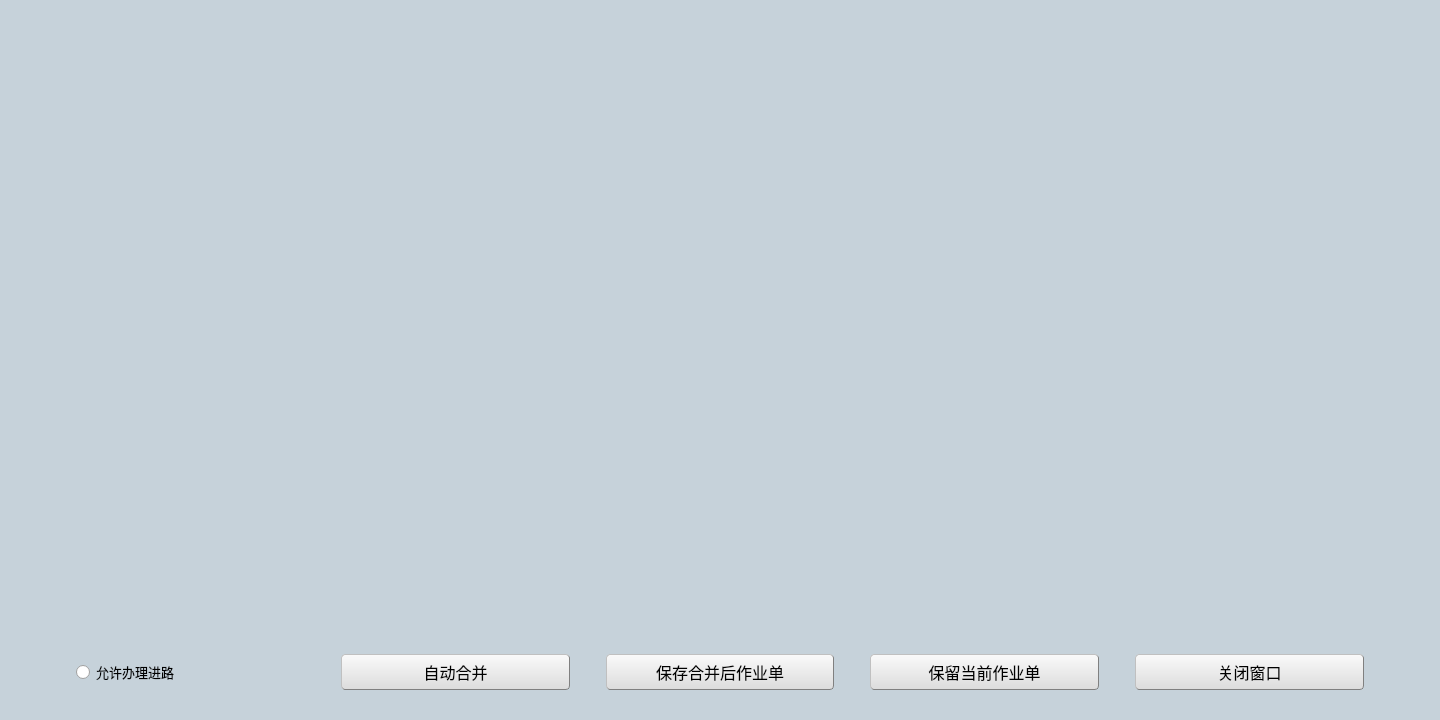
<?xml version="1.0" encoding="UTF-8"?>
<ui version="4.0">
 <class>NewWorksheetsWnd</class>
 <widget class="QWidget" name="NewWorksheetsWnd">
  <property name="geometry">
   <rect>
    <x>0</x>
    <y>0</y>
    <width>1440</width>
    <height>720</height>
   </rect>
  </property>
  <property name="minimumSize">
   <size>
    <width>0</width>
    <height>720</height>
   </size>
  </property>
  <property name="palette">
   <palette>
    <active>
     <colorrole role="Button">
      <brush brushstyle="SolidPattern">
       <color alpha="255">
        <red>198</red>
        <green>210</green>
        <blue>218</blue>
       </color>
      </brush>
     </colorrole>
     <colorrole role="Base">
      <brush brushstyle="SolidPattern">
       <color alpha="255">
        <red>198</red>
        <green>210</green>
        <blue>218</blue>
       </color>
      </brush>
     </colorrole>
     <colorrole role="Window">
      <brush brushstyle="SolidPattern">
       <color alpha="255">
        <red>198</red>
        <green>210</green>
        <blue>218</blue>
       </color>
      </brush>
     </colorrole>
    </active>
    <inactive>
     <colorrole role="Button">
      <brush brushstyle="SolidPattern">
       <color alpha="255">
        <red>198</red>
        <green>210</green>
        <blue>218</blue>
       </color>
      </brush>
     </colorrole>
     <colorrole role="Base">
      <brush brushstyle="SolidPattern">
       <color alpha="255">
        <red>198</red>
        <green>210</green>
        <blue>218</blue>
       </color>
      </brush>
     </colorrole>
     <colorrole role="Window">
      <brush brushstyle="SolidPattern">
       <color alpha="255">
        <red>198</red>
        <green>210</green>
        <blue>218</blue>
       </color>
      </brush>
     </colorrole>
    </inactive>
    <disabled>
     <colorrole role="Button">
      <brush brushstyle="SolidPattern">
       <color alpha="255">
        <red>198</red>
        <green>210</green>
        <blue>218</blue>
       </color>
      </brush>
     </colorrole>
     <colorrole role="Base">
      <brush brushstyle="SolidPattern">
       <color alpha="255">
        <red>198</red>
        <green>210</green>
        <blue>218</blue>
       </color>
      </brush>
     </colorrole>
     <colorrole role="Window">
      <brush brushstyle="SolidPattern">
       <color alpha="255">
        <red>198</red>
        <green>210</green>
        <blue>218</blue>
       </color>
      </brush>
     </colorrole>
    </disabled>
   </palette>
  </property>
  <property name="windowTitle">
   <string>接收新作业单 - TDCS/CTC3.0通用车站操作终端</string>
  </property>
  <property name="styleSheet">
   <string notr="true">QPushButton
{
	background-color: rgb(240, 240, 240);
	border:1px groove gray;
	border-radius:4px;
	padding:2px 4px;
	border-style:outset;
	background-color: qlineargradient(spread:pad, x1:0, y1:1, x2:0, y2:0, stop:0 rgba(220, 220, 220, 255), stop:1 rgba(250, 250, 250, 255));
}

QPushButton:hover
{
	background-color: rgb(229, 241, 251);
	color:black
}
QPushButton:pressed
{
	background-color: rgb(204, 228, 247);
	border-style:inset
}</string>
  </property>
  <layout class="QVBoxLayout" name="verticalLayout">
   <property name="spacing">
    <number>12</number>
   </property>
   <property name="leftMargin">
    <number>12</number>
   </property>
   <property name="topMargin">
    <number>12</number>
   </property>
   <property name="rightMargin">
    <number>12</number>
   </property>
   <property name="bottomMargin">
    <number>12</number>
   </property>
   <item>
    <widget class="QWidget" name="widget" native="true">
     <layout class="QHBoxLayout" name="horizontalLayout">
      <property name="spacing">
       <number>8</number>
      </property>
      <property name="leftMargin">
       <number>12</number>
      </property>
      <property name="topMargin">
       <number>12</number>
      </property>
      <property name="rightMargin">
       <number>12</number>
      </property>
      <property name="bottomMargin">
       <number>12</number>
      </property>
      <item>
       <widget class="Worksheets" name="receiveTable" native="true"/>
      </item>
      <item>
       <widget class="Worksheets" name="currentTable" native="true"/>
      </item>
      <item>
       <widget class="QLabel" name="label">
        <property name="minimumSize">
         <size>
          <width>48</width>
          <height>48</height>
         </size>
        </property>
        <property name="maximumSize">
         <size>
          <width>48</width>
          <height>48</height>
         </size>
        </property>
        <property name="styleSheet">
         <string notr="true">image: url(:/data/res/arrow.png);</string>
        </property>
        <property name="text">
         <string/>
        </property>
        <property name="textFormat">
         <enum>Qt::MarkdownText</enum>
        </property>
       </widget>
      </item>
      <item>
       <widget class="Worksheets" name="mergeTable" native="true">
        <property name="styleSheet">
         <string notr="true">
QLabel 
{
    image: url(:/res/resource/arrow.png);
}</string>
        </property>
       </widget>
      </item>
     </layout>
    </widget>
   </item>
   <item>
    <widget class="QWidget" name="widget_5" native="true">
     <property name="minimumSize">
      <size>
       <width>0</width>
       <height>72</height>
      </size>
     </property>
     <property name="maximumSize">
      <size>
       <width>16777215</width>
       <height>72</height>
      </size>
     </property>
     <layout class="QHBoxLayout" name="horizontalLayout_2">
      <property name="spacing">
       <number>36</number>
      </property>
      <property name="leftMargin">
       <number>64</number>
      </property>
      <property name="topMargin">
       <number>12</number>
      </property>
      <property name="rightMargin">
       <number>64</number>
      </property>
      <property name="bottomMargin">
       <number>12</number>
      </property>
      <item>
       <widget class="QRadioButton" name="radioButton">
        <property name="minimumSize">
         <size>
          <width>120</width>
          <height>24</height>
         </size>
        </property>
        <property name="maximumSize">
         <size>
          <width>16777215</width>
          <height>24</height>
         </size>
        </property>
        <property name="font">
         <font>
          <family>微软雅黑</family>
          <pointsize>10</pointsize>
         </font>
        </property>
        <property name="text">
         <string>允许办理进路</string>
        </property>
       </widget>
      </item>
      <item>
       <widget class="QPushButton" name="autoMergeBtn">
        <property name="minimumSize">
         <size>
          <width>160</width>
          <height>36</height>
         </size>
        </property>
        <property name="maximumSize">
         <size>
          <width>16777215</width>
          <height>36</height>
         </size>
        </property>
        <property name="font">
         <font>
          <family>微软雅黑</family>
          <pointsize>12</pointsize>
         </font>
        </property>
        <property name="text">
         <string>自动合并</string>
        </property>
       </widget>
      </item>
      <item>
       <widget class="QPushButton" name="saveMergeBtn">
        <property name="minimumSize">
         <size>
          <width>160</width>
          <height>36</height>
         </size>
        </property>
        <property name="maximumSize">
         <size>
          <width>16777215</width>
          <height>36</height>
         </size>
        </property>
        <property name="font">
         <font>
          <family>微软雅黑</family>
          <pointsize>12</pointsize>
         </font>
        </property>
        <property name="text">
         <string>保存合并后作业单</string>
        </property>
       </widget>
      </item>
      <item>
       <widget class="QPushButton" name="keepCurrentBtn">
        <property name="minimumSize">
         <size>
          <width>160</width>
          <height>36</height>
         </size>
        </property>
        <property name="maximumSize">
         <size>
          <width>16777215</width>
          <height>36</height>
         </size>
        </property>
        <property name="font">
         <font>
          <family>微软雅黑</family>
          <pointsize>12</pointsize>
         </font>
        </property>
        <property name="text">
         <string>保留当前作业单</string>
        </property>
       </widget>
      </item>
      <item>
       <widget class="QPushButton" name="closeBtn">
        <property name="minimumSize">
         <size>
          <width>160</width>
          <height>36</height>
         </size>
        </property>
        <property name="maximumSize">
         <size>
          <width>16777215</width>
          <height>36</height>
         </size>
        </property>
        <property name="font">
         <font>
          <family>微软雅黑</family>
          <pointsize>12</pointsize>
         </font>
        </property>
        <property name="text">
         <string>关闭窗口</string>
        </property>
       </widget>
      </item>
     </layout>
    </widget>
   </item>
  </layout>
 </widget>
 <customwidgets>
  <customwidget>
   <class>Worksheets</class>
   <extends>QWidget</extends>
   <header>Worksheets.h</header>
   <container>1</container>
  </customwidget>
 </customwidgets>
 <resources/>
 <connections/>
</ui>
